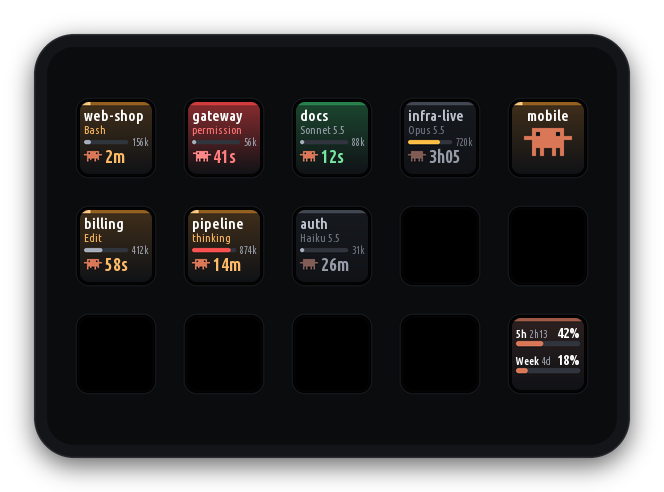

Write the Python code that produced this figure.
#!/usr/bin/env python3
"""Draw docs/preview.png: a Stream Deck MK.2 with example sessions, keys drawn by the daemon's code.

One image pixel is one pixel of a key, so the keys are shown exactly as the
daemon sends them: 72 x 72 px each. The deck around them is to the same scale.
"""
import os
import sys

from PIL import Image, ImageDraw, ImageFilter

sys.path.insert(0, os.path.join(os.path.dirname(__file__), ".."))
import claude_session_deck as csd  # noqa: E402

# The deck is 118 x 84 mm. Its keys are windows onto one screen with about 5 px
# per mm, in which 36 px lie hidden between two keys.
PX_PER_MM = 5.05
BODY = (round(118 * PX_PER_MM), round(84 * PX_PER_MM))
GAP = 36
MODEL = csd.MODELS[0]
COLS, ROWS, SIZE = MODEL.cols, MODEL.rows, MODEL.size
SS = csd.SS       # the deck is drawn supersampled like the keys, which are pasted unscaled
KEY_RADIUS = 9    # corners of a key's window
BODY_RADIUS = 40
MARGIN = 34       # around the deck, for its shadow
T = 3.0           # moment shown: one creature is on stage

# name, state, what it does or waits for, tokens, time in the state, mascot offset, model
SESSIONS = [
    ("web-shop", "busy", "Bash", 156_000, "2m", 10, "Opus 5.5"),
    ("gateway", "waiting", "permission", 56_000, "41s", 0, "Sonnet 5.5"),
    ("docs", "done", "", 88_000, "12s", 0, "Sonnet 5.5"),
    ("infra-live", "idle", "", 720_000, "3h05", 0, "Opus 5.5"),
    ("mobile", "busy", "", 231_000, "6m", 0.6, "Haiku 5.5"),
    ("billing", "busy", "Edit", 412_000, "58s", 12, "Opus 5.5"),
    ("pipeline", "busy", "thinking", 874_000, "14m", 15, "Fable 5.2"),
    ("auth", "idle", "", 31_000, "26m", 0, "Haiku 5.5"),
]
USAGE = [("5h", 0.42, 2 * 3600 + 13 * 60), ("Week", 0.18, 4 * 86400)]


def key_images():
    csd.account_usage = lambda: USAGE
    images = [csd.blank(SIZE)] * MODEL.keys
    for key, (name, state, activity, tokens, elapsed, offset, model) in enumerate(SESSIONS):
        images[key] = csd.render({
            "name": name, "state": state, "activity": activity, "elapsed": elapsed,
            "tokens": csd.fmt_tokens(tokens), "context": tokens / csd.CONTEXT_WINDOW,
            "model": model, "offset": offset}, T)
    images[-1] = csd.render_usage()
    return images


def rounded(size, radius, fill):
    """Antialiased mask of a rounded rectangle of `size`."""
    mask = Image.new("L", (size[0] * SS, size[1] * SS), 0)
    ImageDraw.Draw(mask).rounded_rectangle((0, 0, mask.width - 1, mask.height - 1), radius * SS, fill=fill)
    return mask.resize(size, Image.LANCZOS)


def main():
    size = (BODY[0] + 2 * MARGIN, BODY[1] + 2 * MARGIN)
    out = Image.new("RGBA", size, (0, 0, 0, 0))

    shadow = Image.new("L", size, 0)
    shadow.paste(rounded(BODY, BODY_RADIUS, 150), (MARGIN, MARGIN + 8))
    out.putalpha(shadow.filter(ImageFilter.GaussianBlur(12)))

    # Body with a bevelled edge, and the faceplate inside it.
    big = Image.new("RGBA", (size[0] * SS, size[1] * SS), (0, 0, 0, 0))
    g = ImageDraw.Draw(big)

    def box(x, y, w, h, radius, **style):
        g.rounded_rectangle(((MARGIN + x) * SS, (MARGIN + y) * SS, (MARGIN + x + w) * SS - 1,
                             (MARGIN + y + h) * SS - 1), radius * SS, **style)

    box(0, 0, *BODY, BODY_RADIUS, fill=(34, 36, 41))
    box(1.5, 1.5, BODY[0] - 3, BODY[1] - 3, BODY_RADIUS - 1.5, fill=(20, 21, 25))
    box(13, 13, BODY[0] - 26, BODY[1] - 26, BODY_RADIUS - 13, fill=(11, 12, 14))
    pitch = SIZE + GAP
    left = (BODY[0] - COLS * SIZE - (COLS - 1) * GAP) // 2
    top = (BODY[1] - ROWS * SIZE - (ROWS - 1) * GAP) // 2
    spots = [(left + key % COLS * pitch, top + key // COLS * pitch) for key in range(MODEL.keys)]
    for x, y in spots:  # the rim of each keycap
        box(x - 4, y - 4, SIZE + 8, SIZE + 8, KEY_RADIUS + 4, fill=(3, 3, 4), outline=(40, 42, 48), width=SS // 2)
    out.alpha_composite(big.resize(size, Image.LANCZOS))

    window = rounded((SIZE, SIZE), KEY_RADIUS, 255)
    for (x, y), image in zip(spots, key_images()):
        out.paste(image, (MARGIN + x, MARGIN + y), window)

    out.save(os.path.join(os.path.dirname(__file__), "preview.png"), optimize=True)


if __name__ == "__main__":
    main()
